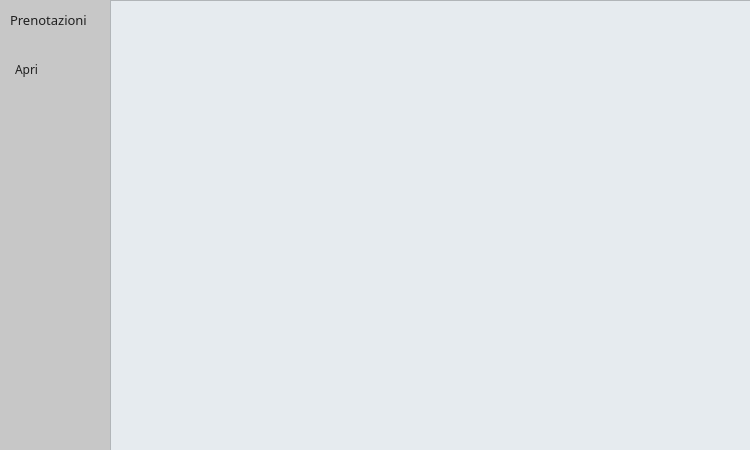
<?xml version="1.0" encoding="UTF-8"?>
<ui version="4.0">
 <class>ProntoSoccorso</class>
 <widget class="QWidget" name="ProntoSoccorso">
  <property name="geometry">
   <rect>
    <x>0</x>
    <y>0</y>
    <width>750</width>
    <height>450</height>
   </rect>
  </property>
  <property name="minimumSize">
   <size>
    <width>750</width>
    <height>450</height>
   </size>
  </property>
  <property name="maximumSize">
   <size>
    <width>750</width>
    <height>450</height>
   </size>
  </property>
  <property name="windowTitle">
   <string>Form</string>
  </property>
  <property name="styleSheet">
   <string notr="true">background-color: rgb(199, 199, 199);</string>
  </property>
  <widget class="QListView" name="listView">
   <property name="geometry">
    <rect>
     <x>110</x>
     <y>0</y>
     <width>641</width>
     <height>451</height>
    </rect>
   </property>
   <property name="cursor" stdset="0">
    <cursorShape>PointingHandCursor</cursorShape>
   </property>
   <property name="styleSheet">
    <string notr="true">background-color: rgb(230, 235, 239);
color: rgb(32, 32, 32);</string>
   </property>
  </widget>
  <widget class="QPushButton" name="ButtonApri">
   <property name="geometry">
    <rect>
     <x>5</x>
     <y>57</y>
     <width>95</width>
     <height>25</height>
    </rect>
   </property>
   <property name="font">
    <font>
     <family>Montserrat SemiBold</family>
     <weight>50</weight>
     <bold>false</bold>
    </font>
   </property>
   <property name="cursor">
    <cursorShape>PointingHandCursor</cursorShape>
   </property>
   <property name="mouseTracking">
    <bool>false</bool>
   </property>
   <property name="layoutDirection">
    <enum>Qt::LeftToRight</enum>
   </property>
   <property name="styleSheet">
    <string notr="true">QPushButton {
padding-left: 10px;
text-align: left;
background-color: rgb(199, 199, 199);
color: rgb(32, 32, 32);
border-radius: 6px;
}
QPushButton:hover {
background-color: rgb(172, 171, 172);
    }
</string>
   </property>
   <property name="text">
    <string>Apri</string>
   </property>
   <property name="icon">
    <iconset>
     <normaloff>../../../../../../../OneDrive/Università/Secondo anno/ingegneria del software/Pronto soccorso/MATERIALE/IconaApri.png</normaloff>../../../../../../../OneDrive/Università/Secondo anno/ingegneria del software/Pronto soccorso/MATERIALE/IconaApri.png</iconset>
   </property>
   <property name="iconSize">
    <size>
     <width>13</width>
     <height>13</height>
    </size>
   </property>
  </widget>
  <widget class="QLabel" name="InfoScheda">
   <property name="geometry">
    <rect>
     <x>10</x>
     <y>10</y>
     <width>100</width>
     <height>20</height>
    </rect>
   </property>
   <property name="font">
    <font>
     <family>Montserrat ExtraBold</family>
     <pointsize>10</pointsize>
     <weight>50</weight>
     <bold>false</bold>
    </font>
   </property>
   <property name="styleSheet">
    <string notr="true">color: rgb(32, 32, 32);</string>
   </property>
   <property name="text">
    <string>Prenotazioni</string>
   </property>
   <property name="alignment">
    <set>Qt::AlignLeading|Qt::AlignLeft|Qt::AlignVCenter</set>
   </property>
  </widget>
 </widget>
 <resources/>
 <connections/>
</ui>
